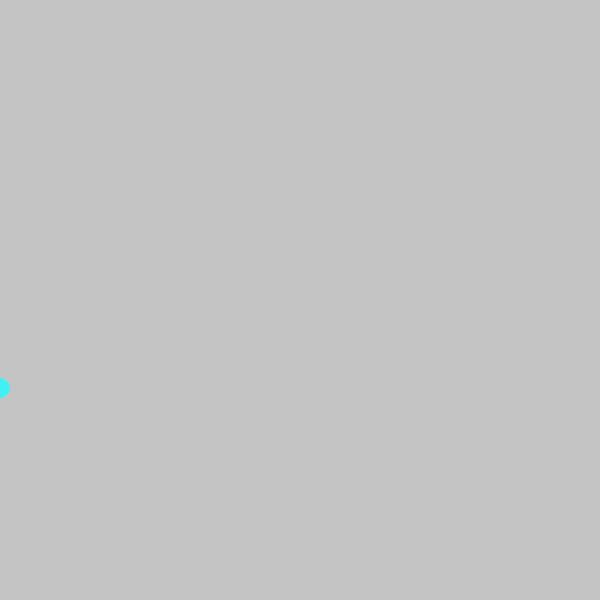
Frame 1 (no input)
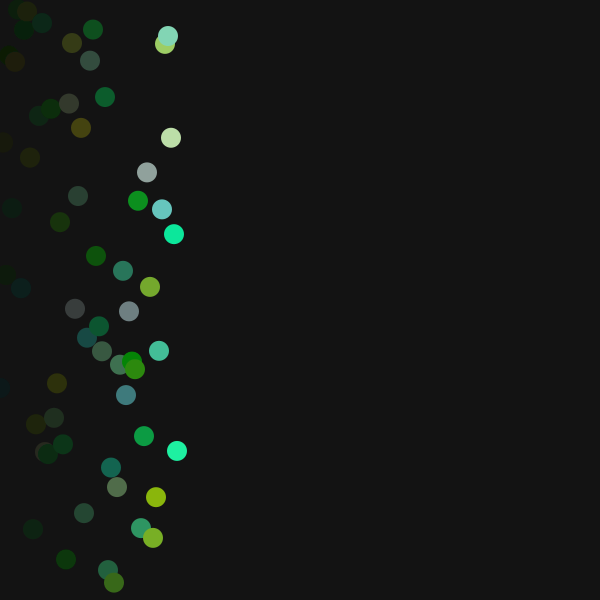
Frame 60 (the mouse pressed at the canvas centre just before this capture)
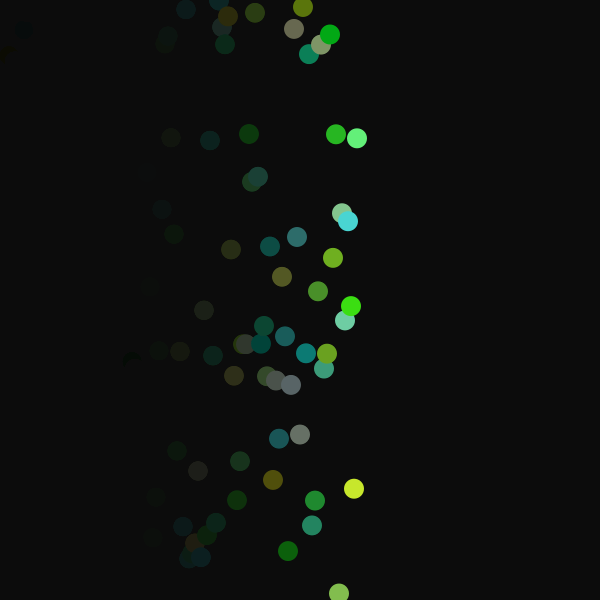
Frame 120 (the mouse held since frame 60 and released just before this capture)

The Processing sketch that drew these frames (run headless with seeded random() and noise(); from frame 60 on, the mouse is pressed at the canvas centre):

// Processing sketch: processing_41861
// ── processing_41861.pde

float x=0;
float y=0;
int m=3;
float a=0;
int q =3;
 
void setup() {
  size(600,600);
 frameRate(600);
  noStroke();
}
 
void draw() {
  y=random(600);
  a+=0.25;
  fill(0, 10);
 rect(0, 0, width, height);
 
  fill(random(256),240,random(256));
  ellipse(x, y, 20, 20);
 
  if(x>width){
    m=m*(-1);
  }
   
  if(x<0){
    m=m*(-1);
  }
   
  x+=m;

}
